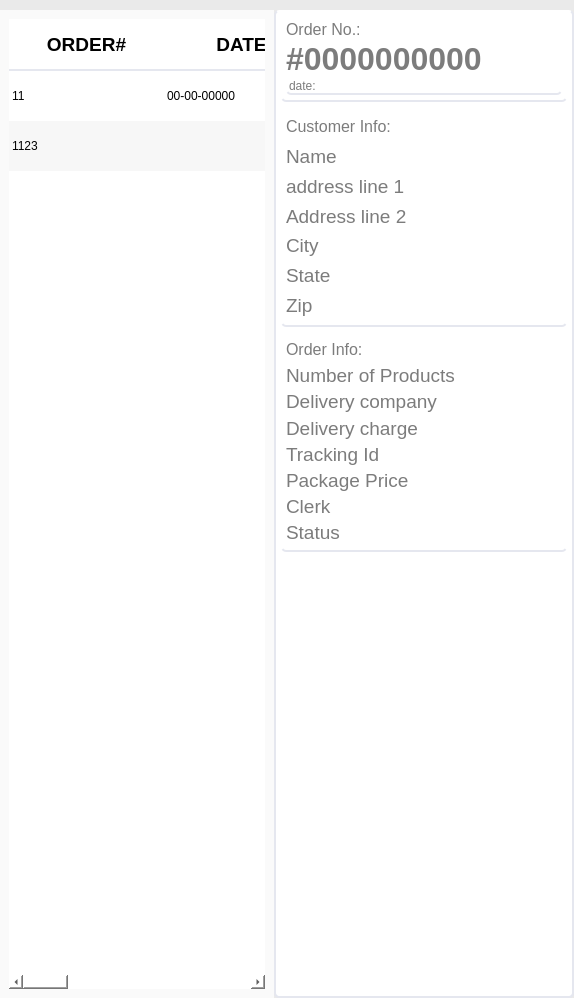
          <widget class="QWidget" name="order_page">
           <property name="styleSheet">
            <string notr="true">QWidget{
	background:#eaeaea;
	border:none;
}
</string>
           </property>
           <layout class="QHBoxLayout" name="horizontalLayout_5" stretch="7,3">
            <property name="spacing">
             <number>0</number>
            </property>
            <property name="leftMargin">
             <number>0</number>
            </property>
            <property name="topMargin">
             <number>10</number>
            </property>
            <property name="rightMargin">
             <number>0</number>
            </property>
            <property name="bottomMargin">
             <number>0</number>
            </property>
            <item>
             <widget class="QFrame" name="frame_5">
              <property name="styleSheet">
               <string notr="true">background:rgb(250,250,250);
</string>
              </property>
              <property name="frameShape">
               <enum>QFrame::StyledPanel</enum>
              </property>
              <property name="frameShadow">
               <enum>QFrame::Raised</enum>
              </property>
              <layout class="QVBoxLayout" name="verticalLayout_3">
               <property name="spacing">
                <number>0</number>
               </property>
               <item>
                <widget class="QFrame" name="search_bar">
                 <property name="minimumSize">
                  <size>
                   <width>0</width>
                   <height>100</height>
                  </size>
                 </property>
                 <property name="styleSheet">
                  <string notr="true">background:rgb(255,255,255);
</string>
                 </property>
                 <property name="frameShape">
                  <enum>QFrame::StyledPanel</enum>
                 </property>
                 <property name="frameShadow">
                  <enum>QFrame::Raised</enum>
                 </property>
                 <layout class="QVBoxLayout" name="verticalLayout_4">
                  <property name="spacing">
                   <number>10</number>
                  </property>
                  <property name="leftMargin">
                   <number>0</number>
                  </property>
                  <property name="topMargin">
                   <number>0</number>
                  </property>
                  <property name="rightMargin">
                   <number>0</number>
                  </property>
                  <property name="bottomMargin">
                   <number>0</number>
                  </property>
                  <item>
                   <widget class="QStackedWidget" name="stackedWidget_3">
                    <property name="currentIndex">
                     <number>0</number>
                    </property>
                    <widget class="QWidget" name="pendingorder_page">
                     <layout class="QHBoxLayout" name="horizontalLayout_9">
                      <property name="spacing">
                       <number>0</number>
                      </property>
                      <property name="leftMargin">
                       <number>0</number>
                      </property>
                      <property name="topMargin">
                       <number>0</number>
                      </property>
                      <property name="rightMargin">
                       <number>0</number>
                      </property>
                      <property name="bottomMargin">
                       <number>0</number>
                      </property>
                      <item>
                       <widget class="QTableWidget" name="completed_order_table">
                        <property name="styleSheet">
                         <string notr="true">QTableWIdget{
	background:transparent;
	background-color: #FFFFFF;
	alternate-background-color: #E6E6E6;
	border-radius:30px;
}
QHeaderView:section{
	min-height:50 px;
	max-height:50 px;
	background : #ffffff;
	border:none;
	border-bottom:2px solid #e5e7ef;
}
QTableWidget::item{
	border:none;
}
QTableWidget::item:selected{ 
	background-color: #B7CCE4;
 }</string>
                        </property>
                        <property name="alternatingRowColors">
                         <bool>true</bool>
                        </property>
                        <property name="selectionMode">
                         <enum>QAbstractItemView::SingleSelection</enum>
                        </property>
                        <property name="selectionBehavior">
                         <enum>QAbstractItemView::SelectRows</enum>
                        </property>
                        <property name="showGrid">
                         <bool>false</bool>
                        </property>
                        <attribute name="horizontalHeaderDefaultSectionSize">
                         <number>155</number>
                        </attribute>
                        <attribute name="horizontalHeaderStretchLastSection">
                         <bool>true</bool>
                        </attribute>
                        <attribute name="verticalHeaderVisible">
                         <bool>false</bool>
                        </attribute>
                        <attribute name="verticalHeaderMinimumSectionSize">
                         <number>50</number>
                        </attribute>
                        <attribute name="verticalHeaderDefaultSectionSize">
                         <number>50</number>
                        </attribute>
                        <row>
                         <property name="text">
                          <string>New Row</string>
                         </property>
                        </row>
                        <row>
                         <property name="text">
                          <string>2</string>
                         </property>
                        </row>
                        <column>
                         <property name="text">
                          <string>ORDER#</string>
                         </property>
                         <property name="font">
                          <font>
                           <family>Helvetica</family>
                           <pointsize>14</pointsize>
                           <weight>75</weight>
                           <bold>true</bold>
                          </font>
                         </property>
                        </column>
                        <column>
                         <property name="text">
                          <string>DATE</string>
                         </property>
                         <property name="font">
                          <font>
                           <family>Helvetica</family>
                           <pointsize>14</pointsize>
                           <weight>75</weight>
                           <bold>true</bold>
                          </font>
                         </property>
                        </column>
                        <column>
                         <property name="text">
                          <string>PACKAGE PRICE</string>
                         </property>
                         <property name="font">
                          <font>
                           <family>Helvetica</family>
                           <pointsize>14</pointsize>
                           <weight>75</weight>
                           <bold>true</bold>
                          </font>
                         </property>
                        </column>
                        <column>
                         <property name="text">
                          <string>DELIVERY CHARGE</string>
                         </property>
                         <property name="font">
                          <font>
                           <family>Helvetica</family>
                           <pointsize>14</pointsize>
                           <weight>75</weight>
                           <bold>true</bold>
                          </font>
                         </property>
                        </column>
                        <column>
                         <property name="text">
                          <string>STATUS</string>
                         </property>
                         <property name="font">
                          <font>
                           <family>Helvetica</family>
                           <pointsize>14</pointsize>
                           <weight>75</weight>
                           <bold>true</bold>
                          </font>
                         </property>
                        </column>
                        <item row="0" column="0">
                         <property name="text">
                          <string>11</string>
                         </property>
                        </item>
                        <item row="0" column="1">
                         <property name="text">
                          <string>00-00-00000</string>
                         </property>
                        </item>
                        <item row="0" column="2">
                         <property name="text">
                          <string>$000.00</string>
                         </property>
                        </item>
                        <item row="0" column="3">
                         <property name="text">
                          <string>$00.00</string>
                         </property>
                        </item>
                        <item row="0" column="4">
                         <property name="text">
                          <string>Happening</string>
                         </property>
                        </item>
                        <item row="1" column="0">
                         <property name="text">
                          <string>1123</string>
                         </property>
                        </item>
                       </widget>
                      </item>
                     </layout>
                    </widget>
                    <widget class="QWidget" name="orderhistory_page"/>
                   </widget>
                  </item>
                 </layout>
                </widget>
               </item>
              </layout>
             </widget>
            </item>
            <item>
             <widget class="QFrame" name="frame_6">
              <property name="minimumSize">
               <size>
                <width>300</width>
                <height>0</height>
               </size>
              </property>
              <property name="styleSheet">
               <string notr="true">QFrame{
	background:rgb(255,255,255);
	border-radius:5px;
	border:2px solid #e5e7ef;
	border-top:none;
	color:rgb(124,124,124);
}</string>
              </property>
              <property name="frameShape">
               <enum>QFrame::StyledPanel</enum>
              </property>
              <property name="frameShadow">
               <enum>QFrame::Raised</enum>
              </property>
              <layout class="QVBoxLayout" name="verticalLayout_8" stretch="0,0,0,0">
               <property name="spacing">
                <number>5</number>
               </property>
               <property name="leftMargin">
                <number>5</number>
               </property>
               <property name="topMargin">
                <number>5</number>
               </property>
               <property name="rightMargin">
                <number>5</number>
               </property>
               <property name="bottomMargin">
                <number>5</number>
               </property>
               <item>
                <widget class="QFrame" name="frame_10">
                 <property name="minimumSize">
                  <size>
                   <width>0</width>
                   <height>80</height>
                  </size>
                 </property>
                 <property name="styleSheet">
                  <string notr="true">border-top:none;border-left:none;border-right:none;</string>
                 </property>
                 <property name="frameShape">
                  <enum>QFrame::StyledPanel</enum>
                 </property>
                 <property name="frameShadow">
                  <enum>QFrame::Raised</enum>
                 </property>
                 <layout class="QVBoxLayout" name="verticalLayout_5">
                  <property name="spacing">
                   <number>2</number>
                  </property>
                  <property name="leftMargin">
                   <number>5</number>
                  </property>
                  <property name="topMargin">
                   <number>5</number>
                  </property>
                  <property name="rightMargin">
                   <number>5</number>
                  </property>
                  <property name="bottomMargin">
                   <number>5</number>
                  </property>
                  <item>
                   <widget class="QLabel" name="label_9">
                    <property name="font">
                     <font>
                      <family>Helvetica</family>
                      <pointsize>12</pointsize>
                     </font>
                    </property>
                    <property name="styleSheet">
                     <string notr="true">border:none;
color:rgb(124,124,124);
</string>
                    </property>
                    <property name="text">
                     <string>Order No.:</string>
                    </property>
                   </widget>
                  </item>
                  <item>
                   <widget class="QLabel" name="ordernoc_label">
                    <property name="font">
                     <font>
                      <family>Helvetica</family>
                      <pointsize>24</pointsize>
                      <weight>75</weight>
                      <bold>true</bold>
                     </font>
                    </property>
                    <property name="styleSheet">
                     <string notr="true">border:none;</string>
                    </property>
                    <property name="text">
                     <string>#0000000000</string>
                    </property>
                   </widget>
                  </item>
                  <item>
                   <widget class="QLabel" name="orderdatec_label">
                    <property name="text">
                     <string>date:</string>
                    </property>
                   </widget>
                  </item>
                 </layout>
                </widget>
               </item>
               <item>
                <widget class="QFrame" name="frame_11">
                 <property name="minimumSize">
                  <size>
                   <width>0</width>
                   <height>220</height>
                  </size>
                 </property>
                 <property name="styleSheet">
                  <string notr="true">border-top:none;border-left:none;border-right:none;
</string>
                 </property>
                 <property name="frameShape">
                  <enum>QFrame::StyledPanel</enum>
                 </property>
                 <property name="frameShadow">
                  <enum>QFrame::Raised</enum>
                 </property>
                 <layout class="QVBoxLayout" name="verticalLayout_6">
                  <property name="spacing">
                   <number>1</number>
                  </property>
                  <property name="leftMargin">
                   <number>5</number>
                  </property>
                  <property name="topMargin">
                   <number>5</number>
                  </property>
                  <property name="rightMargin">
                   <number>5</number>
                  </property>
                  <property name="bottomMargin">
                   <number>5</number>
                  </property>
                  <item>
                   <widget class="QLabel" name="label_11">
                    <property name="font">
                     <font>
                      <family>Helvetica</family>
                      <pointsize>12</pointsize>
                     </font>
                    </property>
                    <property name="styleSheet">
                     <string notr="true">border:none;
</string>
                    </property>
                    <property name="text">
                     <string>Customer Info:</string>
                    </property>
                   </widget>
                  </item>
                  <item>
                   <widget class="QLabel" name="customernamec_label">
                    <property name="font">
                     <font>
                      <pointsize>14</pointsize>
                     </font>
                    </property>
                    <property name="styleSheet">
                     <string notr="true">border:none;</string>
                    </property>
                    <property name="text">
                     <string>Name</string>
                    </property>
                   </widget>
                  </item>
                  <item>
                   <widget class="QLabel" name="addressline1c_label">
                    <property name="font">
                     <font>
                      <pointsize>14</pointsize>
                     </font>
                    </property>
                    <property name="styleSheet">
                     <string notr="true">border:none;</string>
                    </property>
                    <property name="text">
                     <string>address line 1</string>
                    </property>
                   </widget>
                  </item>
                  <item>
                   <widget class="QLabel" name="addressline2c_label">
                    <property name="font">
                     <font>
                      <pointsize>14</pointsize>
                     </font>
                    </property>
                    <property name="styleSheet">
                     <string notr="true">border:none;</string>
                    </property>
                    <property name="text">
                     <string>Address line 2</string>
                    </property>
                   </widget>
                  </item>
                  <item>
                   <widget class="QLabel" name="cityc_label">
                    <property name="font">
                     <font>
                      <pointsize>14</pointsize>
                     </font>
                    </property>
                    <property name="styleSheet">
                     <string notr="true">border:none;</string>
                    </property>
                    <property name="text">
                     <string>City</string>
                    </property>
                   </widget>
                  </item>
                  <item>
                   <widget class="QLabel" name="statec_label">
                    <property name="font">
                     <font>
                      <pointsize>14</pointsize>
                     </font>
                    </property>
                    <property name="styleSheet">
                     <string notr="true">border:none;</string>
                    </property>
                    <property name="text">
                     <string>State</string>
                    </property>
                   </widget>
                  </item>
                  <item>
                   <widget class="QLabel" name="zipc_label">
                    <property name="font">
                     <font>
                      <pointsize>14</pointsize>
                     </font>
                    </property>
                    <property name="styleSheet">
                     <string notr="true">border:none;</string>
                    </property>
                    <property name="text">
                     <string>Zip</string>
                    </property>
                   </widget>
                  </item>
                 </layout>
                </widget>
               </item>
               <item>
                <widget class="QFrame" name="frame_12">
                 <property name="minimumSize">
                  <size>
                   <width>0</width>
                   <height>220</height>
                  </size>
                 </property>
                 <property name="styleSheet">
                  <string notr="true">border-top:none;border-left:none;border-right:none;
</string>
                 </property>
                 <property name="frameShape">
                  <enum>QFrame::StyledPanel</enum>
                 </property>
                 <property name="frameShadow">
                  <enum>QFrame::Raised</enum>
                 </property>
                 <layout class="QVBoxLayout" name="verticalLayout_7">
                  <property name="spacing">
                   <number>1</number>
                  </property>
                  <property name="leftMargin">
                   <number>5</number>
                  </property>
                  <property name="topMargin">
                   <number>5</number>
                  </property>
                  <property name="rightMargin">
                   <number>5</number>
                  </property>
                  <property name="bottomMargin">
                   <number>5</number>
                  </property>
                  <item>
                   <widget class="QLabel" name="label_18">
                    <property name="font">
                     <font>
                      <family>Helvetica</family>
                      <pointsize>12</pointsize>
                     </font>
                    </property>
                    <property name="styleSheet">
                     <string notr="true">border:none;</string>
                    </property>
                    <property name="text">
                     <string>Order Info:</string>
                    </property>
                   </widget>
                  </item>
                  <item>
                   <widget class="QLabel" name="numberofproductsc_label">
                    <property name="font">
                     <font>
                      <pointsize>14</pointsize>
                     </font>
                    </property>
                    <property name="styleSheet">
                     <string notr="true">border:none;</string>
                    </property>
                    <property name="text">
                     <string>Number of Products</string>
                    </property>
                   </widget>
                  </item>
                  <item>
                   <widget class="QLabel" name="deliverycompanyc_label">
                    <property name="font">
                     <font>
                      <pointsize>14</pointsize>
                     </font>
                    </property>
                    <property name="styleSheet">
                     <string notr="true">border:none;</string>
                    </property>
                    <property name="text">
                     <string>Delivery company</string>
                    </property>
                   </widget>
                  </item>
                  <item>
                   <widget class="QLabel" name="deliverychargec_label">
                    <property name="font">
                     <font>
                      <pointsize>14</pointsize>
                     </font>
                    </property>
                    <property name="styleSheet">
                     <string notr="true">border:none;</string>
                    </property>
                    <property name="text">
                     <string>Delivery charge</string>
                    </property>
                   </widget>
                  </item>
                  <item>
                   <widget class="QLabel" name="trackingidc_label">
                    <property name="font">
                     <font>
                      <pointsize>14</pointsize>
                     </font>
                    </property>
                    <property name="styleSheet">
                     <string notr="true">border:none;</string>
                    </property>
                    <property name="text">
                     <string>Tracking Id</string>
                    </property>
                   </widget>
                  </item>
                  <item>
                   <widget class="QLabel" name="packagepricec_label">
                    <property name="font">
                     <font>
                      <pointsize>14</pointsize>
                     </font>
                    </property>
                    <property name="styleSheet">
                     <string notr="true">border:none;</string>
                    </property>
                    <property name="text">
                     <string>Package Price</string>
                    </property>
                   </widget>
                  </item>
                  <item>
                   <widget class="QLabel" name="clerkc_label">
                    <property name="font">
                     <font>
                      <pointsize>14</pointsize>
                     </font>
                    </property>
                    <property name="styleSheet">
                     <string notr="true">border:none;
color:rgb(124,124,124);</string>
                    </property>
                    <property name="text">
                     <string>Clerk</string>
                    </property>
                   </widget>
                  </item>
                  <item>
                   <widget class="QLabel" name="statusc_label">
                    <property name="font">
                     <font>
                      <pointsize>14</pointsize>
                     </font>
                    </property>
                    <property name="styleSheet">
                     <string notr="true">border:none;
color:rgb(124,124,124);</string>
                    </property>
                    <property name="text">
                     <string>Status</string>
                    </property>
                   </widget>
                  </item>
                 </layout>
                </widget>
               </item>
               <item>
                <spacer name="verticalSpacer_2">
                 <property name="orientation">
                  <enum>Qt::Vertical</enum>
                 </property>
                 <property name="sizeHint" stdset="0">
                  <size>
                   <width>20</width>
                   <height>439</height>
                  </size>
                 </property>
                </spacer>
               </item>
              </layout>
             </widget>
            </item>
           </layout>
          </widget>
